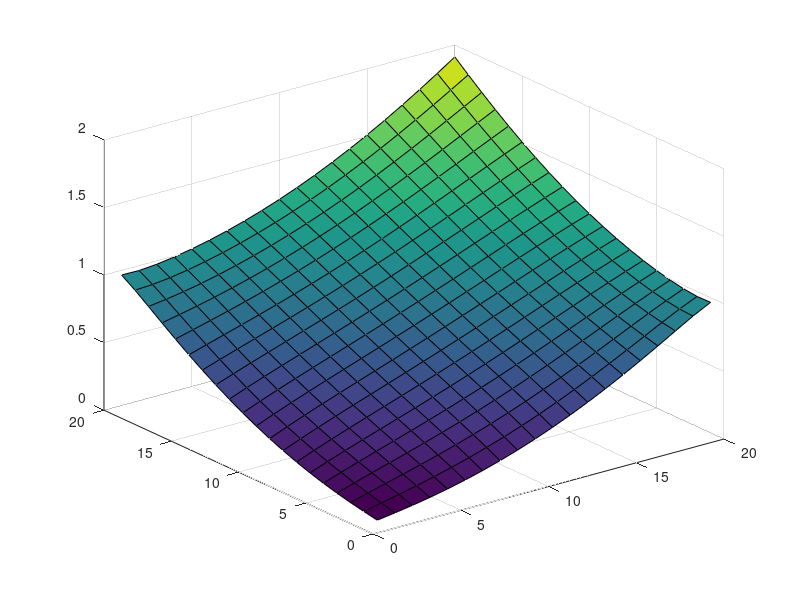

MATLAB code to generate this figure:
d=[0.0211962,0.0399157,0.0606422,0.0843062,0.111412,0.142262,0.177051,0.215904,0.258901,0.306085,0.357467,0.413025,0.472698,0.536377,0.603872,0.674862,0.748762,0.824396,0.899079,0.965696,0.0399157,0.0679116,0.0959798,0.125357,0.156826,0.190904,0.227936,0.268153,0.311706,0.358676,0.409084,0.462891,0.519992,0.58019,0.643165,0.708402,0.775054,0.841692,0.905853,0.963495,0.0606422,0.0959798,0.130211,0.164578,0.199963,0.236994,0.276117,0.317638,0.361761,0.408599,0.458185,0.510473,0.565326,0.622501,0.681617,0.742097,0.803086,0.863346,0.921172,0.974589,0.0843062,0.125357,0.164578,0.203116,0.241858,0.281474,0.322458,0.365166,0.409837,0.456609,0.505526,0.55654,0.609507,0.664167,0.72013,0.776838,0.833538,0.889255,0.94285,0.993251,0.111412,0.156826,0.199963,0.241858,0.28336,0.325139,0.367707,0.411445,0.456612,0.503365,0.551757,0.601748,0.653193,0.705842,0.759322,0.813133,0.866632,0.919061,0.969606,1.01755,0.142262,0.190904,0.236994,0.281474,0.325139,0.368639,0.412488,0.457072,0.502663,0.549427,0.597428,0.646631,0.696905,0.748013,0.799618,0.851274,0.902437,0.952491,1.0008,1.04678,0.177051,0.227936,0.276117,0.322458,0.367707,0.412488,0.457302,0.502535,0.548462,0.595253,0.642979,0.691614,0.741039,0.791038,0.841304,0.891441,0.940977,0.989384,1.03611,1.08064,0.215904,0.268153,0.317638,0.365166,0.411445,0.457072,0.502535,0.548212,0.594375,0.641196,0.688749,0.737016,0.785888,0.835167,0.884573,0.933748,0.982266,1.02965,1.0754,1.11902,0.258901,0.311706,0.361761,0.409837,0.456612,0.502663,0.548462,0.594375,0.64067,0.687514,0.734982,0.783061,0.83165,0.880566,0.929547,0.97826,1.02631,1.07325,1.11859,1.16185,0.306085,0.358676,0.408599,0.456609,0.503365,0.549427,0.595253,0.641196,0.687514,0.734367,0.78183,0.829887,0.878444,0.927327,0.976285,1.025,1.07309,1.12013,1.16564,1.20911,0.357467,0.409084,0.458185,0.505526,0.551757,0.597428,0.642979,0.688749,0.734982,0.78183,0.829357,0.87755,0.926311,0.975472,1.02479,1.07395,1.12259,1.17026,1.21649,1.26076,0.413025,0.462891,0.510473,0.55654,0.601748,0.646631,0.691614,0.737016,0.783061,0.829887,0.87755,0.926026,0.97522,1.02496,1.07501,1.12505,1.17472,1.22357,1.2711,1.31678,0.472698,0.519992,0.565326,0.609507,0.653193,0.696905,0.741039,0.785888,0.83165,0.878444,0.926311,0.97522,1.02507,1.07569,1.12683,1.17819,1.22939,1.27996,1.3294,1.37713,0.536377,0.58019,0.622501,0.664167,0.705842,0.748013,0.791038,0.835167,0.880566,0.927327,0.975472,1.02496,1.07569,1.12748,1.18008,1.2332,1.28643,1.33932,1.3913,1.44176,0.603872,0.643165,0.681617,0.72013,0.759322,0.799618,0.841304,0.884573,0.929547,0.976285,1.02479,1.07501,1.12683,1.18008,1.23453,1.28985,1.34565,1.40144,1.45665,1.51059,0.674862,0.708402,0.742097,0.776838,0.813133,0.851274,0.891441,0.933748,0.97826,1.025,1.07395,1.12505,1.17819,1.2332,1.28985,1.34783,1.40674,1.4661,1.52528,1.58354,0.748762,0.775054,0.803086,0.833538,0.866632,0.902437,0.940977,0.982266,1.02631,1.07309,1.12259,1.17472,1.22939,1.28643,1.34565,1.40674,1.46934,1.53295,1.59692,1.66045,0.824396,0.841692,0.863346,0.889255,0.919061,0.952491,0.989384,1.02965,1.07325,1.12013,1.17026,1.22357,1.27996,1.33932,1.40144,1.4661,1.53295,1.60153,1.67121,1.7411,0.899079,0.905853,0.921172,0.94285,0.969606,1.0008,1.03611,1.0754,1.11859,1.16564,1.21649,1.2711,1.3294,1.3913,1.45665,1.52528,1.59692,1.67121,1.74757,1.82513,0.965696,0.963495,0.974589,0.993251,1.01755,1.04678,1.08064,1.11902,1.16185,1.20911,1.26076,1.31678,1.37713,1.44176,1.51059,1.58354,1.66045,1.7411,1.82513,1.9119];
d=reshape(d,[20,20]);
axis equal
surf(d)